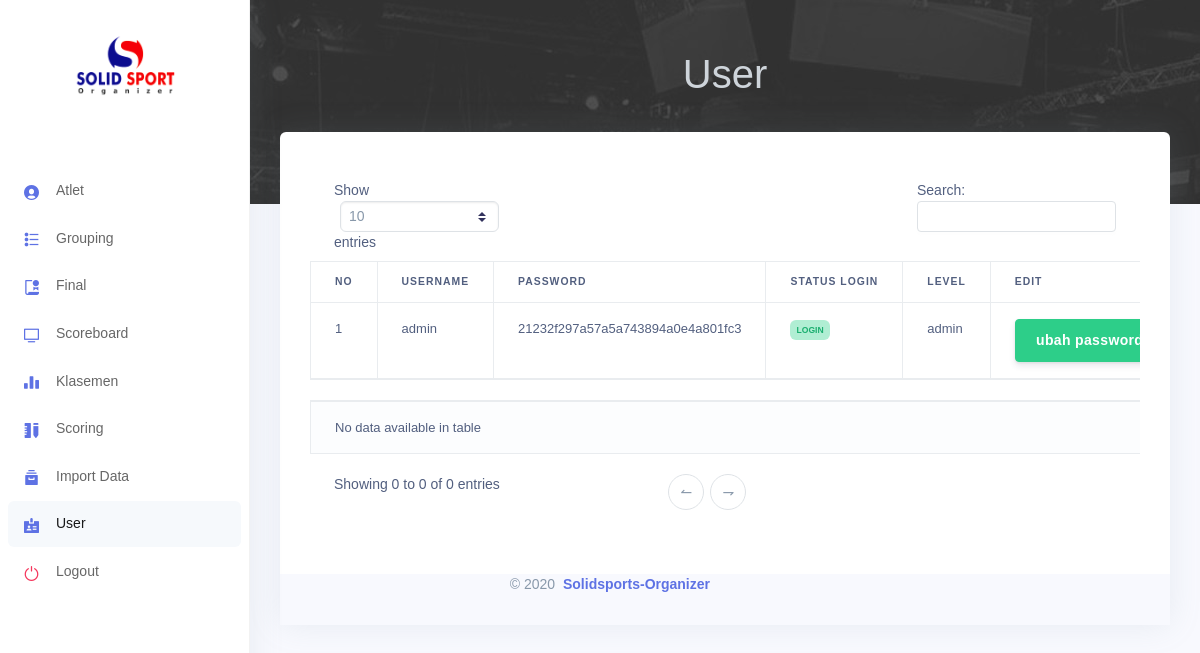
The app's page /modul/user/index.php (signed in), older data.
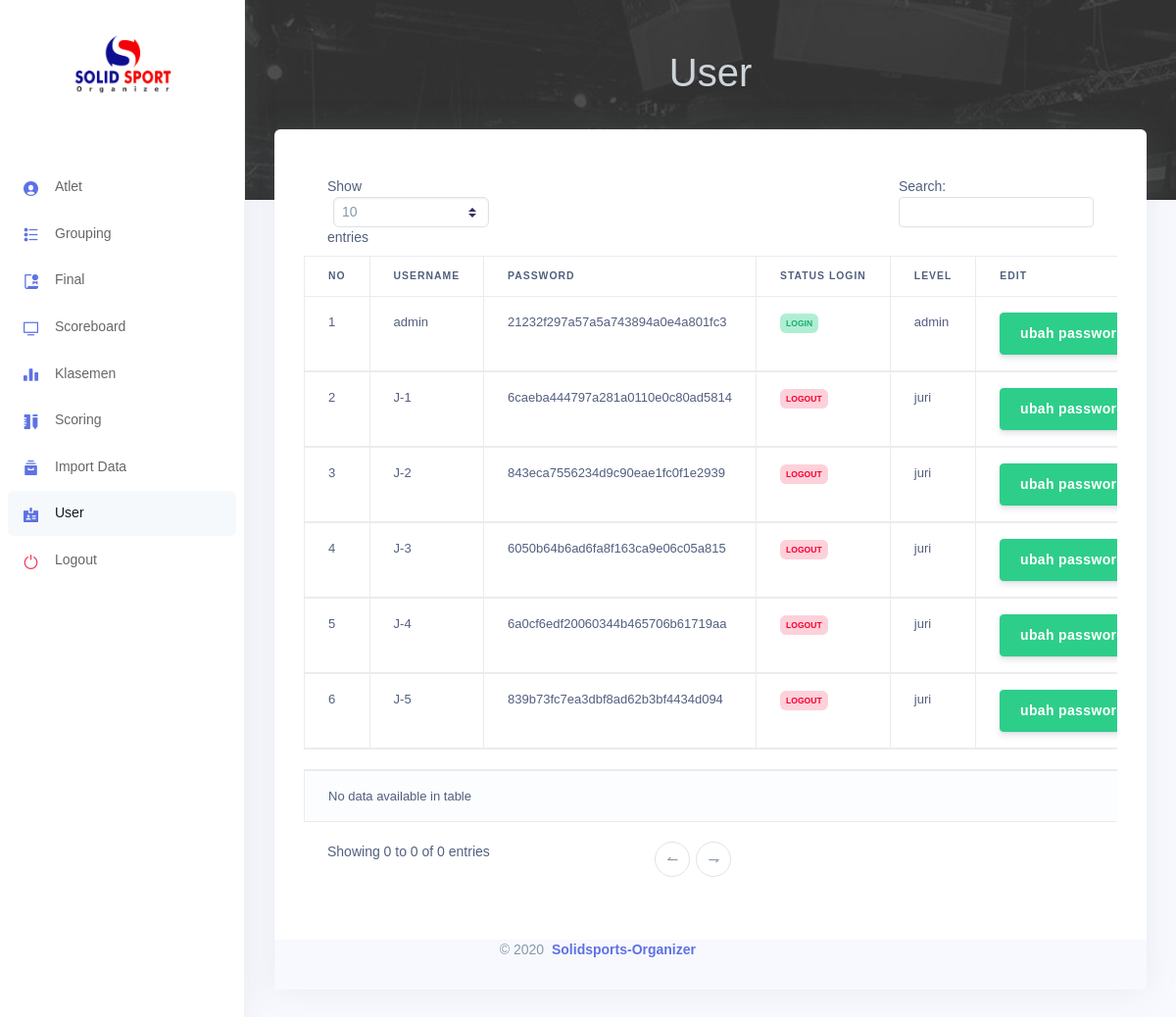
The same page, newer data.
### tables this page shows
CREATE TABLE `user` (
  `idUser` int(11) NOT NULL,
  `username` varchar(50) NOT NULL,
  `password` varchar(255) NOT NULL,
  `statusLogin` int(1) NOT NULL,
  `level` int(1) NOT NULL
);

### modul/user/index.php (the view, shortened to what this page needs)
<?php
if (!isset($_SESSION['username'])) {
    header("location:../login");
} else {
    include "../../config/templates/header.php";
    include "../../config/templates/sidebar.php";
    include "../../config/templates/mainContent.php";
    include "../../config/database/koneksi.php";
?>
        <div class="container-fluid mt-5 mb-5 border-0">
        <table id="example" class="table table-striped table-bordered" style="width:100%">
        <thead>
                <tr>
                    <th>No</th>
                    <th>Username</th>
                    <th>Password</th>
                    <th>Status Login</th>
                    <th>Level</th>
                    <th>Edit</th>
                </tr>
                <?php
                $sqlUser = mysqli_query($conn, "SELECT * FROM `user` ");
                while($row = mysqli_fetch_object($sqlUser)){?>
                <tr>
                    <td>
                    <?= $row -> idUser ?>
                    </td>
                    <td>
                    <?= $row -> username ?>
                    </td>
                    <td>
                    <?= $row -> password ?>
                    </td><td>
                    <?php if($row -> statusLogin == 0 ) {echo '<span class="badge badge-danger">logout</span>';} else { echo '<span class="badge badge-success">login</span>'; } ?>
                    </td><td>
                    <?php if($row -> level == 1 ) {echo 'admin';} else { echo 'juri'; } ?>
                    </td>
                    <td>
                    <a href="?idUser=<?= $row -> idUser ?>" class="btn btn-success">ubah password</a>
                    </td>
                </tr>
                <?php
                }
                ?>
            </thead>
        </table>
        </div>
    <?php
    include "../../config/templates/footer.php";
    ?>
    </body>
    </html>
    <?php }
    ?>

### config/templates/header.php (shortened to what this page needs)
<!DOCTYPE html>
<html>
<head>
  <link rel="stylesheet" href="../../assets/vendor/nucleo/css/nucleo.css" type="text/css">
  <link rel="stylesheet" href="../../assets/vendor/@fortawesome/fontawesome-free/css/all.min.css" type="text/css">
  <link rel="stylesheet" href="../../assets/css/argon.css?v=1.2.0" type="text/css">
</head>

### config/templates/sidebar.php (shortened to what this page needs)
<?php
$test = explode("/", $_SERVER['REQUEST_URI']);
$mod = $test[count($test) - 2];
?>
<nav class="sidenav navbar navbar-vertical  fixed-left  navbar-expand-xs navbar-light bg-white" id="sidenav-main">
  <div class="scrollbar-inner">
    <div class="sidenav-header  align-items-center">
      <a class="navbar-brand" href="javascript:void(0)">
        <img src="../../assets/img/logo-2.jpeg" style="max-height: 5rem;" class="navbar-brand-img" alt="...">
      </a>
    </div>
    <div class="navbar-inner mt-5">
      <div class="collapse navbar-collapse" id="sidenav-collapse-main">
        <br>
        <ul class="navbar-nav">
          <li class="nav-item">
            <a <?php
                if ($mod == "atlet") {
                  echo 'class="nav-link active"';
                } else {
                  echo 'class="nav-link"';
                } ?> href="http://<?php echo "$_SERVER[HTTP_HOST]/"; ?>solidsport/modul/atlet/">
              <i class="ni ni-circle-08 text-primary"></i>
              <span class="nav-link-text">Atlet</span>
            </a>
          </li>
          <li class="nav-item">
            <a <?php
                if ($mod == "grouping") {
                  echo 'class="nav-link active"';
                } else {
                  echo 'class="nav-link"';
                } ?> href="http://<?php echo "$_SERVER[HTTP_HOST]/"; ?>solidsport/modul/grouping/">
              <i class="ni ni-bullet-list-67 text-primary"></i>
              <span class="nav-link-text">Grouping</span>
            </a>
          <li class="nav-item">
            <a <?php
                if ($mod == "final") {
                  echo 'class="nav-link active"';
                } else {
                  echo 'class="nav-link"';
                } ?>href="http://<?php echo "$_SERVER[HTTP_HOST]/"; ?>solidsport/modul/final/">
              <i class="ni ni-paper-diploma text-primary"></i>
              <span class="nav-link-text">Final</span>
            </a>
          </li>
          </li>
          <li class="nav-item">
            <a <?php
                if ($mod == "scoreboard") {
                  echo 'class="nav-link active"';
                } else {
                  echo 'class="nav-link"';
                } ?> href="http://<?php echo "$_SERVER[HTTP_HOST]/"; ?>solidsport/modul/scoreboard/">
              <i class="ni ni-tv-2 text-primary"></i>
              <span class="nav-link-text">Scoreboard</span>
            </a>
          </li>
          <li class="nav-item">
            <a <?php
                if ($mod == "klasemen") {
                  echo 'class="nav-link active"';
                } else {
                  echo 'class="nav-link"';
                } ?> href="http://<?php echo "$_SERVER[HTTP_HOST]/"; ?>solidsport/modul/klasemen/">
              <i class="ni ni-chart-bar-32 text-primary"></i>
              <span class="nav-link-text">Klasemen</span>
            </a>
          </li>
          <li class="nav-item">
            <a <?php
                if ($mod == "scoring") {
                  echo 'class="nav-link active"';
                } else {
                  echo 'class="nav-link"';
                } ?> href="http://<?php echo "$_SERVER[HTTP_HOST]/"; ?>solidsport/modul/scoring/">
              <i class="ni ni-ruler-pencil text-primary"></i>
              <span class="nav-link-text">Scoring</span>
            </a>
          </li>
          <li class="nav-item">
            <a <?php
                if ($mod == "import") {
                  echo 'class="nav-link active"';
                } else {
                  echo 'class="nav-link"';
                } ?> href="http://<?php echo "$_SERVER[HTTP_HOST]/"; ?>solidsport/modul/import/">
              <i class="ni ni-archive-2 text-primary"></i>
              <span class="nav-link-text">Import Data</span>
            </a>
          </li>
          <li class="nav-item">
            <a <?php
                if ($mod == "user") {
                  echo 'class="nav-link active"';
                } else {
                  echo 'class="nav-link"';
                } ?> href="http://<?php echo "$_SERVER[HTTP_HOST]/"; ?>solidsport/modul/user/">
              <i class="ni ni-badge text-primary"></i>
              <span class="nav-link-text">User</span>
            </a>
          </li>
          <li class="nav-item">
            <a class="nav-link" style="cursor:pointer;" data-toggle="modal" data-target="#exampleModal">
              <i class="ni ni-button-power  text-danger"></i>
              <span class="nav-link-text">Logout</span>
            </a>
          </li>
        </ul>
      </div>
    </div>
  </div>
</nav>

### config/templates/mainContent.php
<?php
$test = explode("/", $_SERVER['REQUEST_URI']);
$mod = $test[count($test) - 2];
?>
<body>
  <div class="main-content" id="panel">
    <div class="header pb-6" style="background-image: url('../../assets/img/banner2.jpg');" class="header pb-8">
      <div class="container-fluid">
        <div class="header-body">
          <div class="row align-items-center py-4">
            <p class="text-center text-light mt-3" style="margin:auto;font-size: 40px;text-transform:capitalize;">
              <?= $mod; ?>
            </p>
          </div>
        </div>
      </div>
    </div>
    <div class="container-fluid mt--6">
      <div class="row">
        <div class="col">
          <div class="card">

### config/templates/footer.php (shortened to what this page needs)
<footer class="footer pt-0">
                  <div class="row align-items-center justify-content-lg-between">
                    <div class="col-lg-6">
                      <div class="copyright text-center  text-lg-right  text-muted">
                        &copy; 2020 <a href="#" class="font-weight-bold ml-1">Solidsports-Organizer</a>
                      </div>
                    </div>
                  </div>
                </footer>
          </div>
  </div>

Row changes from the older to the newer data that the page shows:
added user: idUser "2", username "J-1", password "6caeba444797a281a0110e0c80ad5814", statusLogin "LOGOUT", level "juri"
added user: idUser "3", username "J-2", password "843eca7556234d9c90eae1fc0f1e2939", statusLogin "LOGOUT", level "juri"
added user: idUser "4", username "J-3", password "6050b64b6ad6fa8f163ca9e06c05a815", statusLogin "LOGOUT", level "juri"
added user: idUser "5", username "J-4", password "6a0cf6edf20060344b465706b61719aa", statusLogin "LOGOUT", level "juri"
added user: idUser "6", username "J-5", password "839b73fc7ea3dbf8ad62b3bf4434d094", statusLogin "LOGOUT", level "juri"
